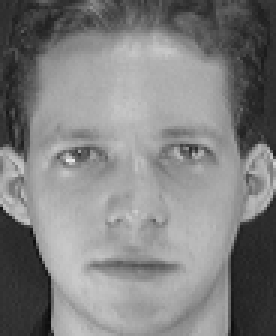
%> input picture trainatt/1.pgm, 92 x 112 px (shown 3 times larger); its folder holds 4 pictures in this run
$ octave PCAEIGEN.m   (GNU Octave 9; MATLAB toolbox functions it lacks are replaced by stand-ins)
%> lines starting %> are read from the running program, lines starting %| are printed output that depends on the picture
%%
clc
clear all
%%%


%MATLAB code
folder = './trainatt/';
what  = 'pgm';
% gg =23;
names1 = dir([folder '*.' what]);
% input_image = imread([folder names1(1).name]);

N=64;
% srcFiles = dir('./trainatt/')
I = imread([folder names1(1).name]); %read the image
%> I is the input picture: size 112x92 uint8; min 11, max 234, mean 128.3
% I = rgb2gray(rgb);%convert the RGB to gray scale image
I=imresize(I,[N N],'bilinear');
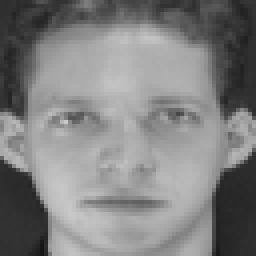
%> I: size 64x64 uint8 (shown 4 times larger); min 21, max 201, mean 128.4

n=1;
for i = 1:N
for j = 1:N
w1i(n) = I(i,j);
n=n+1;
end
end
%> after the loop, n = 4097; w1i = 4096 values, max 201 at index 1937, min 21 at index 3979, mean 128.4


%MATLAB code
I = imread([folder names1(2).name]); %read the image
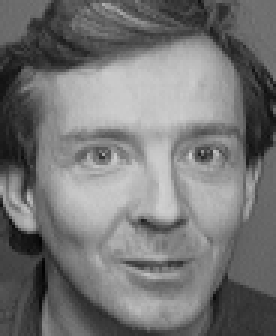
%> input picture trainatt/10.pgm, 92 x 112 px (shown 3 times larger)
%> I is the input picture: size 112x92 uint8; min 2, max 208, mean 117.6
% I = rgb2gray(rgb);%convert the RGB to gray scale image
I=imresize(I,[N N],'bilinear');
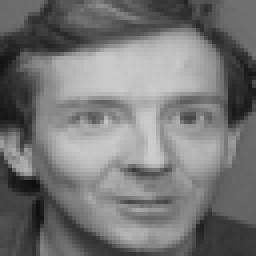
%> I: size 64x64 uint8 (shown 4 times larger); min 14, max 205, mean 117.6

n=1;
for i = 1:N
for j = 1:N
w2i(n) = I(i,j);
n=n+1;
end
end
%> after the loop, w2i = 4096 values, max 205 at index 2278, min 14 at index 2889, mean 117.6


%MATLAB code
I = imread([folder names1(3).name]); %read the image   %read the image
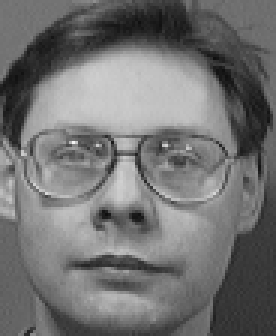
%> input picture trainatt/11.pgm, 92 x 112 px (shown 3 times larger)
%> I is the input picture: size 112x92 uint8; min 15, max 244, mean 114.4
% I = rgb2gray(rgb);%convert the RGB to gray scale image
I=imresize(I,[N N],'bilinear');
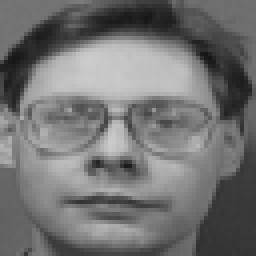
%> I: size 64x64 uint8 (shown 4 times larger); min 22, max 204, mean 114.4

n=1;
for i = 1:N
for j = 1:N
w3i(n) = I(i,j);
n=n+1;
end
end
%> after the loop, w3i = 4096 values, max 204 at index 983, min 22 at index 884, mean 114.4


%MATLAB code
I = imread([folder names1(4).name]);%read the image
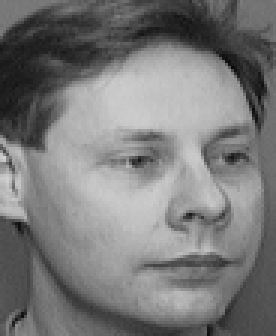
%> input picture trainatt/12.pgm, 92 x 112 px (shown 3 times larger)
%> I is the input picture: size 112x92 uint8; min 9, max 210, mean 121.8
% I = rgb2gray(rgb);%convert the RGB to gray scale image
I=imresize(I,[N N],'bilinear');
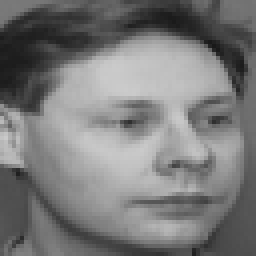
%> I: size 64x64 uint8 (shown 4 times larger); min 25, max 203, mean 121.8

n=1;
for i = 1:N
for j = 1:N
w4i(n) = I(i,j);
n=n+1;
end
end
%> after the loop, w4i = 4096 values, max 203 at index 1440, min 25 at index 758, mean 121.8


%MATLAB code
%> (the run ends here)
